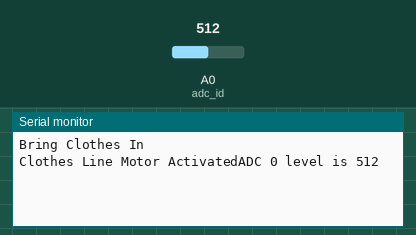
This sketch was run on a simulated Arduino Uno, built with avr-gcc and run on an emulated ATmega328P. Parts: the last lines printed to the serial monitor. The test bench sets the inputs (shaded band); at power-on: A0 (adc_id) = 512.

Above: at 1.2 s.
1.3 s: A0 (adc_id) set to 716
At 2.3 s:
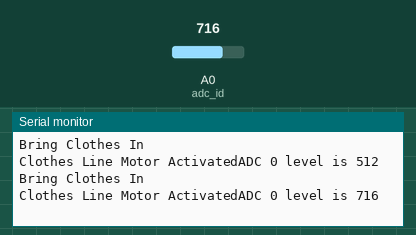
2.8 s: A0 (adc_id) set to 900
At 3.4 s:
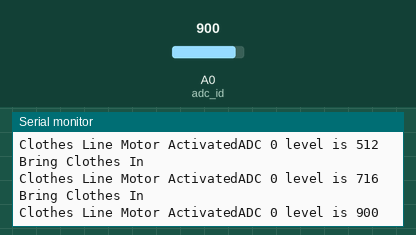

Measured:
- after the input at 1.3 s, the serial monitor: prints a new line at once (image 1)
- after the input at 2.8 s, the serial monitor: prints a new line at once (image 2)

The sketch:

Water_level.ino
```cpp
//www.elegoo.com
//2016.12.9

int adc_id = 0;
int HistoryValue = 0;
char printBuffer[128];

void setup()
{
  Serial.begin(9600);
}

void loop()
{
    int value = analogRead(adc_id); // get adc value

    if(((HistoryValue>=value) && ((HistoryValue - value) > 50)) || ((HistoryValue<value) && ((value - HistoryValue) > 50)))
    {
      sprintf(printBuffer,"ADC %d level is %d\n",adc_id, value);
    //Convert binary numbers "adc_id" and "value" into strings, and store the whole string "ADC "adc_id" level is "value"\n"in C.
      Serial.print("\nBring Clothes In");
      Serial.print("\nClothes Line Motor Activated");
      Serial.print(printBuffer);
      HistoryValue = value;
    }
}
```
